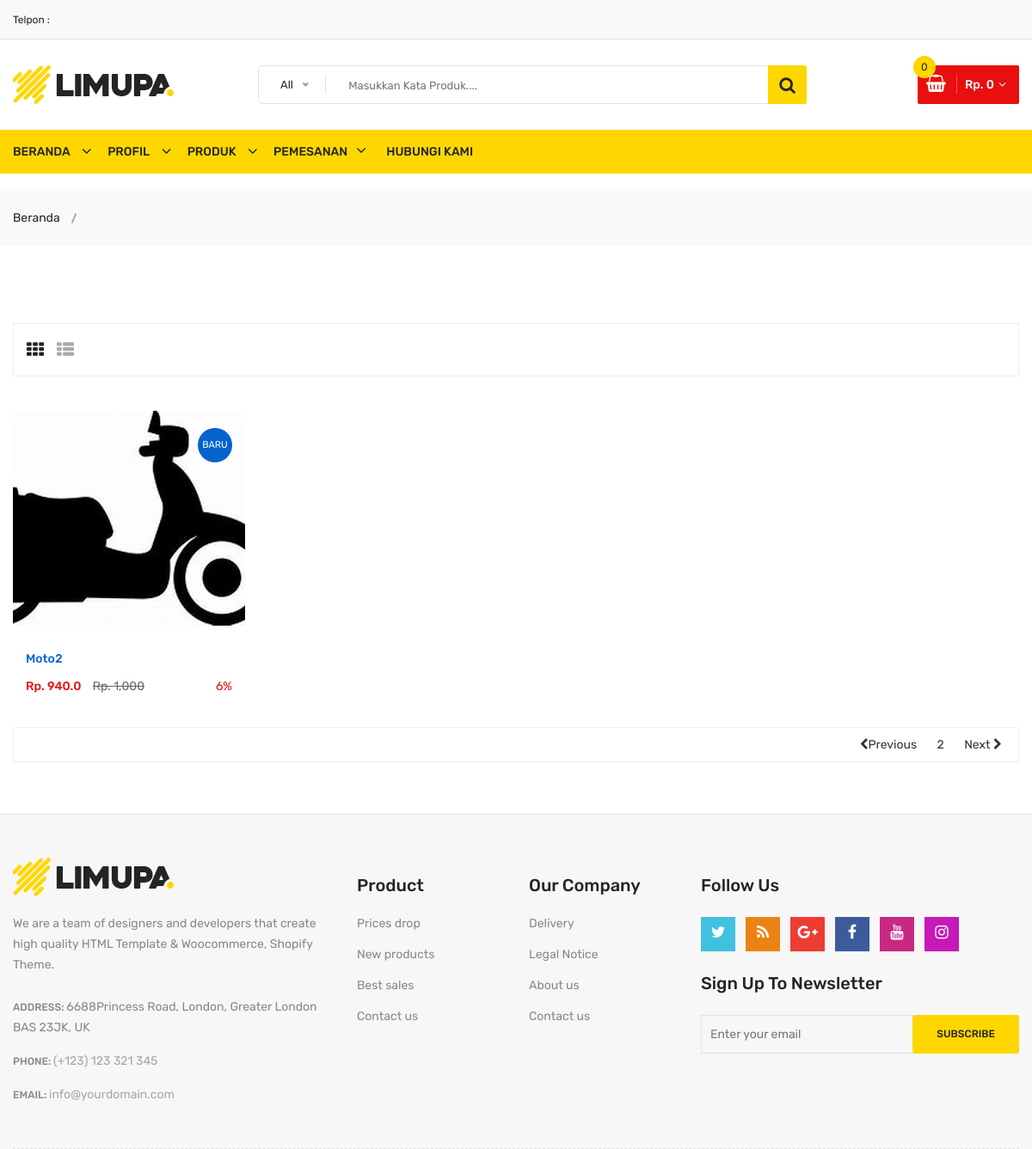
The app's page /motor with its own data.
### decky/models.py (models this page shows, shortened)
class Produk(models.Model):
    KETERANGAN=(
        ('Baru', 'Baru'),
        ('Lama' , 'Lama'),
    )
    class Meta:
        verbose_name_plural ="Data Produk"
    kategori = models.ForeignKey(Kategori, null=True, blank=True, related_name="produks", on_delete=models.SET_NULL)
    nama_produk = models.CharField(max_length=200, blank=True, null=True)
    gambar = ResizedImageField(size=[270, 250], quality=80, crop=['middle', 'center'] , upload_to='gambar/product', blank=False, null=True, verbose_name="Gambar (270 x 250 pixel)")
    gambar_satu = ResizedImageField(size=[270, 250], quality=80, crop=['middle', 'center'] , upload_to='gambar/product', blank=True, null=True, verbose_name="Gambar (270 x 250 pixel)")
    gambar_dua = ResizedImageField(size=[270, 250], quality=80, crop=['middle', 'center'] , upload_to='gambar/product', blank=True, null=True, verbose_name="Gambar (270 x 250 pixel)")
    gambar_tiga = ResizedImageField(size=[270, 250], quality=80, crop=['middle', 'center'] , upload_to='gambar/product', blank=True, null=True, verbose_name="Gambar (270 x 250 pixel)")
    gambar_empat = ResizedImageField(size=[270, 250], quality=80, crop=['middle', 'center'] , upload_to='gambar/product', blank=True, null=True, verbose_name="Gambar (270 x 250 pixel)")
    gambar_lima= ResizedImageField(size=[270, 250], quality=80, crop=['middle', 'center'] , upload_to='gambar/product', blank=True, null=True, verbose_name="Gambar (270 x 250 pixel)")
    slug = models.SlugField(max_length=200, unique=True)
    keterangan = RichTextField(blank=True, null=True)
    harga = models.IntegerField(blank=True, null=True)
    no_whatsup = models.CharField(max_length=200, blank=True, null=True)
    tanggal_upload= models.DateTimeField(auto_now_add=True, null=True)
    diskon = models.IntegerField(default=0,  blank=True, null=True, verbose_name="Diskon %")
    dibeli = models.IntegerField(default=0,  blank=True, null=True)
    keterangan_barang = models.CharField(max_length=200, null=True, choices=KETERANGAN)
    @property
    def setelah_diskon(self):
        if self.diskon == 0 :
            nilai_diskon = self.harga
        else:
            jml = self.diskon / 100
            nilai_diskon = self.harga - (jml * self.harga)
        return nilai_diskon

### decky/views.py (the view)
# urls.py: path('<slug:slug>', views.kategori, name="kategori"),
def kategori(request, slug):
    kategori = get_object_or_404(Kategori, slug=slug)
    produk = kategori.produks.order_by('-id')
    halaman_tampil = Paginator (produk, 1)
    halaman_url = request.GET.get('halaman',1)
    halaman_produk = halaman_tampil.get_page(halaman_url)
    cart_product_form = CartAddProductForm()
    if halaman_produk.has_previous():
        url_previous = f'?halaman={halaman_produk.previous_page_number()}'
    else:
        url_previous = ''
    if halaman_produk.has_next():
        url_next = f'?halaman={halaman_produk.next_page_number()}'
    else:
        url_next = ''
    context = {
        "judul": "Halaman Kategori",
        "detailkategori": produk,
        "categories" : kategori,
        "produk" : halaman_produk,
        "previous" : url_previous,
        "next" : url_next,
        "cart_product_form": cart_product_form,
    }
    return render(request, 'kategori.html', context)

### kurniawanp/forms.py
class CartAddProductForm(forms.Form):
    update = forms.BooleanField(required=False, initial=False,
    widget=forms.HiddenInput)

### decky/views.py (called while the page is built)
def kategoriberanda(request):
    kategori = Kategori.objects.filter(aktif=True).order_by('-id')
    return {'kategori': kategori}

def modalberita(request):
    modalproduk = Produk.objects.order_by('-id')
    return {'modalproduk': modalproduk}

def statisweb(request):
    statis = Statis.objects.order_by('-id')
    return {'statis': statis}

### kurniawanp/keranjang.py (called while the page is built)
    def __len__(self):
        return sum(item['quantity'] for item in self.cart.values())

    def get_total_price(self):
        return sum(Decimal(item['price']) * item['quantity'] for item in self.cart.values())

### kurniawanp/konteks.py (called while the page is built)
def keranjang(request):
    return {'keranjang': Cart(request)}

### decky/templates/kategori.html (shortened to what this page needs)
{% extends "base.html" %}
{% load static %}
{% load humanize %}
{% block content %}
<div class="breadcrumb-area">
    <div class="container">
        <div class="breadcrumb-content">
            <ul>
                <li><a href="{% url 'beranda' %}">Beranda</a></li>
            </ul>
        </div>
    </div>
</div>
<div class="content-wraper pt-60 pb-60">
                <div class="container">
                    <div class="row">
                        <div class="col-lg-12">
                            <div class="shop-top-bar mt-30">
                                <div class="shop-bar-inner">
                                    <div class="product-view-mode">
                                        <ul class="nav shop-item-filter-list" role="tablist">
                                            <li class="active" role="presentation"><a aria-selected="true" class="active show" data-toggle="tab" role="tab" aria-controls="grid-view" href="#grid-view"><i class="fa fa-th"></i></a></li>
                                            <li role="presentation"><a data-toggle="tab" role="tab" aria-controls="list-view" href="#list-view"><i class="fa fa-th-list"></i></a></li>
                                        </ul>
                                    </div>
                                </div>
                            </div>
                            <div class="shop-products-wrapper">
                                <div class="tab-content">
                                    <div id="grid-view" class="tab-pane fade active show" role="tabpanel">
                                        <div class="product-area shop-product-area">
                                            <div class="row">
                                                {% for row in produk.object_list %}
                                                <div class="col-lg-3 col-md-4 col-sm-6 mt-40">
                                                    <div class="single-product-wrap">
                                                        <div class="product-image">
                                                            <a href="{% url 'produk' row.kategori.slug row.slug %}">
                                                                <img src="{{row.gambar.url}}" alt="{{row.nama_produk}}">
                                                            </a>
                                                            {% if row.keterangan_barang == "Baru" %}
                                                                <span class="sticker">Baru</span>
                                                            {% endif %}
                                                        </div>
                                                        <div class="product_desc">
                                                            <div class="product_desc_info">
                                                                <h4><a class="product_name" href="{% url 'produk' row.kategori.slug row.slug %}">{{row.nama_produk}}</a></h4>
                                                                <div class="price-box">
                                                                    {% if row.diskon == 0 %}
                                                                    <span class="new-price new-price-2">Rp. {{row.harga|intcomma}}</span>
                                                                    {% else %}
                                                                        <span class="new-price new-price-2">Rp. {{row.setelah_diskon|intcomma}}</span>
                                                                        <span class="old-price">Rp. {{row.harga|intcomma}}</span>
                                                                        <span class="discount-percentage">{{row.diskon}}%</span>
                                                                    {% endif %}
                                                                </div>
                                                            </div>
                                                        </div>
                                                    </div>
                                                </div>
                                                {% empty %}
                                                <div class="col-lg-3 col-md-4 col-sm-6 mt-40">
                                                    <div class="alert alert-danger">Kategori {{detailkategori.nama}} Kosong</div>
                                                </div>
                                                {% endfor %}
                                            </div>
                                        </div>
                                    </div>
                                    <div class="paginatoin-area">
                                        <div class="row">
                                           <div class="col-lg-12 col-md-12">
                                                <ul class="pagination-box">
                                                    <li class="Previous{% if not previous %} disabled {% endif %}">
                                                        <a class="Previous" href="{{ previous }}">
                                                            <i class="fa fa-chevron-left"></i>Previous</a>
                                                    </li>
                                                    {% for n in produk.paginator.page_range %}
                                                        {% if produk.number == n %}
                                                        {% elif n > produk.number|add:-3 and n < produk.number|add:3 %}
                                                            <li><a href="?halaman={{ n }}">{{ n }}</a></li>
                                                        {% endif %}
                                                    {% endfor %}
                                                    <li class="Next {% if not next %} disabled {% endif %}">
                                                        <a class="Next" href="{{ next }}">Next <i class="fa fa-chevron-right"></i></a>
                                                    </li>
                                                </ul>
                                            </div>
                                        </div>
                                    </div>
                                </div>
                            </div>
                        </div>
                    </div>
                </div>
            </div>
{% endblock content %}

### static/css/responsive.css (style rules this page uses)
@media (min-width: 1200px) and (max-width: 1500px) { .container { max-width: 1170px; padding-left: 0; padding-right: 0; } }

### records on screen
Produk: gambar (picture), keterangan_barang "BARU", nama_produk "Moto2", harga "1,000", diskon "6"

### other values on screen
{{ n }} "2"
